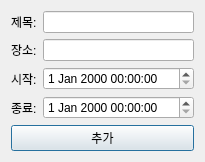
<?xml version="1.0" encoding="UTF-8"?>
<ui version="4.0">
 <class>ScheduleDialog</class>
 <widget class="QDialog" name="ScheduleDialog">
  <property name="geometry">
   <rect>
    <x>0</x>
    <y>0</y>
    <width>205</width>
    <height>156</height>
   </rect>
  </property>
  <property name="windowTitle">
   <string>일정 추가</string>
  </property>
  <layout class="QVBoxLayout" name="verticalLayout">
   <item>
    <layout class="QFormLayout" name="formLayout">
     <item row="0" column="0">
      <widget class="QLabel" name="labelTitle">
       <property name="text">
        <string>제목:</string>
       </property>
      </widget>
     </item>
     <item row="0" column="1">
      <widget class="QLineEdit" name="lineEditTitle"/>
     </item>
     <item row="1" column="0">
      <widget class="QLabel" name="labelLocation">
       <property name="text">
        <string>장소:</string>
       </property>
      </widget>
     </item>
     <item row="1" column="1">
      <widget class="QLineEdit" name="lineEditLocation"/>
     </item>
     <item row="2" column="0">
      <widget class="QLabel" name="labelStartTime">
       <property name="text">
        <string>시작:</string>
       </property>
      </widget>
     </item>
     <item row="3" column="0">
      <widget class="QLabel" name="labelEndTime">
       <property name="text">
        <string>종료:</string>
       </property>
      </widget>
     </item>
     <item row="2" column="1">
      <widget class="QDateTimeEdit" name="dateTimeEditStart">
       <property name="currentSection">
        <enum>QDateTimeEdit::Section::HourSection</enum>
       </property>
       <property name="calendarPopup">
        <bool>false</bool>
       </property>
      </widget>
     </item>
     <item row="3" column="1">
      <widget class="QDateTimeEdit" name="dateTimeEditEnd">
       <property name="currentSection">
        <enum>QDateTimeEdit::Section::HourSection</enum>
       </property>
      </widget>
     </item>
    </layout>
   </item>
   <item>
    <widget class="QPushButton" name="input_button">
     <property name="text">
      <string>추가</string>
     </property>
    </widget>
   </item>
  </layout>
 </widget>
 <resources/>
 <connections/>
</ui>
